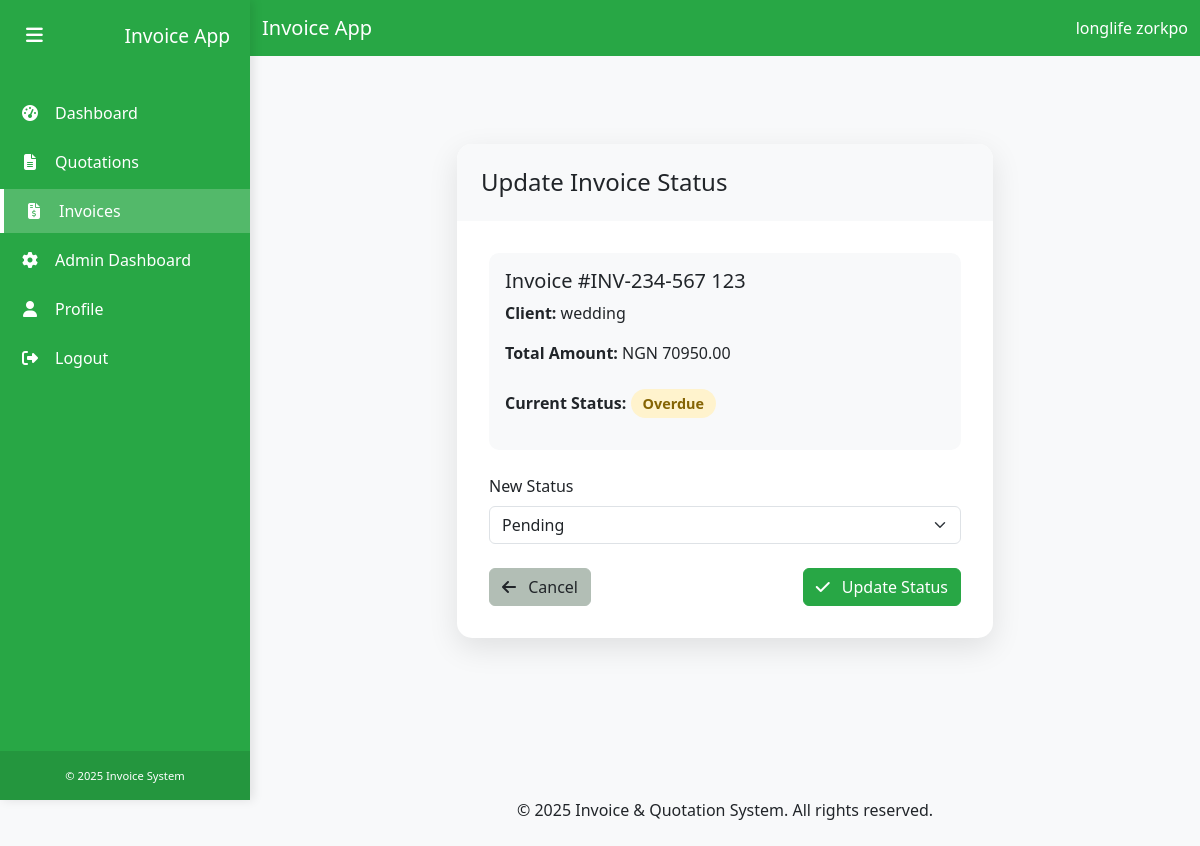
The app's page /invoices/14/update-status/ (signed in) with its own data.
### users/models.py (models this page shows, shortened)
class CustomUser(AbstractUser):
    ROLE_CHOICES = (
        ('Admin', 'Admin'),
        ('User', 'User'),
    )
    email = models.EmailField(_('email address'), unique=True)
    role = models.CharField(max_length=10, choices=ROLE_CHOICES, default='User')
    profile_picture = models.ImageField(upload_to='profile_pics/', null=True, blank=True)
    USERNAME_FIELD = 'email'
    REQUIRED_FIELDS = ['first_name', 'last_name']
    objects = CustomUserManager()

### invoices/models.py (models this page shows, shortened)
class Invoice(models.Model):
    STATUS_CHOICES = (
        ('Pending', 'Pending'),
        ('Paid', 'Paid'),
        ('Overdue', 'Overdue'),
    )
    CURRENCY_CHOICES = [
        ('NGN', 'Nigerian Naira (₦)'),
        ('USD', 'US Dollar ($)'),
        ('EUR', 'Euro (€)'),
        ('GBP', 'British Pound (£)'),
        ('CAD', 'Canadian Dollar (C$)'),
        ('AUD', 'Australian Dollar (A$)'),
    ]
    user = models.ForeignKey(settings.AUTH_USER_MODEL, on_delete=models.CASCADE)
    invoice_number = models.CharField(max_length=100, verbose_name="Invoice Number", null=True, blank=True)
    client_name = models.CharField(max_length=255)
    currency = models.CharField(max_length=3, choices=CURRENCY_CHOICES, default='NGN', verbose_name="Currency")
    items = models.ManyToManyField(Item)
    subtotal = models.DecimalField(max_digits=10, decimal_places=2)
    vat_percentage = models.DecimalField(max_digits=5, decimal_places=2, default=7.5)
    vat_amount = models.DecimalField(max_digits=10, decimal_places=2)
    total = models.DecimalField(max_digits=10, decimal_places=2)
    date_created = models.DateTimeField(default=timezone.now)
    due_date = models.DateField()
    status = models.CharField(max_length=10, choices=STATUS_CHOICES, default='Pending')
    notes = models.TextField(blank=True, null=True)
    def is_overdue(self):
        return self.due_date < timezone.now().date() and self.status != 'Paid'

### invoices/views.py (the view, shortened to what this page needs)
# urls.py: path('<int:pk>/update-status/', views.update_invoice_status, name='update_invoice_status'),
@login_required
def update_invoice_status(request, pk):
    if request.user.is_staff:
        invoice = get_object_or_404(Invoice, pk=pk)
    else:
        invoice = get_object_or_404(Invoice, pk=pk, user=request.user)
    context = {
        'invoice': invoice,
        'status_choices': Invoice.STATUS_CHOICES,
    }
    return render(request, 'invoices/update_status.html', context)

### templates/invoices/update_status.html (shortened to what this page needs)
{% extends 'base.html' %}
{% block content %}
<div class="status-update-container">
    <div class="card status-card">
        <div class="status-header">
            <h4 class="mb-0">Update Invoice Status</h4>
        </div>
        <div class="status-body">
            <div class="invoice-info">
                <h5>Invoice #{{ invoice.invoice_number }}</h5>
                <p><strong>Client:</strong> {{ invoice.client_name }}</p>
                <p><strong>Total Amount:</strong> {{ invoice.currency }} {{ invoice.total }}</p>
                <p>
                    <strong>Current Status:</strong>
                    <span class="current-status status-{{ invoice.status|lower }}">
                        {% if invoice.is_overdue %}
                            Overdue
                        {% else %}
                            {{ invoice.get_status_display }}
                        {% endif %}
                    </span>
                </p>
            </div>
            <form method="post">
                <div class="mb-3">
                    <label for="status" class="form-label">New Status</label>
                    <select name="status" id="status" class="form-select" required>
                        {% for status_code, status_name in status_choices %}
                            <option value="{{ status_code }}" {% if invoice.status == status_code %}selected{% endif %}>
                                {{ status_name }}
                            </option>
                        {% endfor %}
                    </select>
                </div>
                <div class="d-flex justify-content-between mt-4">
                    <a href="{% url 'view_invoice' invoice.id %}" class="btn btn-secondary">
                        <i class="fas fa-arrow-left me-2"></i> Cancel
                    </a>
                    <button type="submit" class="btn btn-primary btn-update">
                        <i class="fas fa-check me-2"></i> Update Status
                    </button>
                </div>
            </form>
        </div>
    </div>
</div>
{% endblock %}

### templates/base.html (shortened to what this page needs)
{% load static %}
<!DOCTYPE html>
<html lang="en">
<head>
    <link href="https://cdn.jsdelivr.net/npm/bootstrap@5.3.0/dist/css/bootstrap.min.css" rel="stylesheet">
    <link rel="stylesheet" href="https://cdnjs.cloudflare.com/ajax/libs/font-awesome/6.4.0/css/all.min.css">
</head>
<body>
    {% if user.is_authenticated %}
    <div class="sidebar" id="sidebar">
        <div class="sidebar-header d-flex align-items-center">
            <button class="sidebar-toggle" id="sidebarToggle">
                <i class="fas fa-bars"></i>
            </button>
            <h3 class="m-0">Invoice App</h3>
        </div>
        <ul class="sidebar-menu">
            <li>
                <a href="{% url 'dashboard' %}">
                    <i class="fas fa-tachometer-alt"></i>
                    <span>Dashboard</span>
                </a>
            </li>
            <li>
                <a href="{% url 'quotation_list' %}">
                    <i class="fas fa-file-alt"></i>
                    <span>Quotations</span>
                </a>
            </li>
            <li>
                <a href="{% url 'invoice_list' %}">
                    <i class="fas fa-file-invoice-dollar"></i>
                    <span>Invoices</span>
                </a>
            </li>
            {% if user.is_staff %}
            <li>
                <a href="{% url 'admin_dashboard' %}">
                    <i class="fas fa-cog"></i>
                    <span>Admin Dashboard</span>
                </a>
            </li>
            {% endif %}
            <li>
                <a href="{% url 'profile' %}">
                    <i class="fas fa-user"></i>
                    <span>Profile</span>
                </a>
            </li>
            <li>
                <a href="{% url 'logout' %}">
                    <i class="fas fa-sign-out-alt"></i>
                    <span>Logout</span>
                </a>
            </li>
        </ul>
        <div class="sidebar-footer">
            <small>&copy; {% now "Y" %} Invoice System</small>
        </div>
    </div>
    <div class="main-content" id="mainContent">
        <div class="top-nav">
            <nav class="navbar navbar-expand-lg navbar-dark">
                <div class="container-fluid">
                    <a class="navbar-brand d-flex align-items-center" href="/">
                        Invoice App
                    </a>
                    <div class="ms-3">
                        <span class="text-white">{{ user.get_full_name|default:user.email }}</span>
                    </div>
                </div>
            </nav>
        </div>
        <div class="container my-4">
    {% else %}
    <div class="container my-4">
    {% endif %}
        {% block content %}{% endblock %}
    </div>
    <footer class="bg-light py-4 mt-5">
        <div class="container text-center">
            <p class="mb-0">&copy; {% now "Y" %} Invoice & Quotation System. All rights reserved.</p>
        </div>
    </footer>
    <link rel="stylesheet" href="{% static 'css/sidebar.css' %}">
</body>
</html>

### static/css/sidebar.css (style rules this page uses)
.sidebar { position: fixed; top: 0; left: 0; height: 100vh; width: 250px; background-color: var(--primary-color); color: white; transition: all 0.3s; z-index: 1000; box-shadow: 3px 0 10px rgba(0, 0, 0, 0.1); overflow-y: auto; }
.sidebar-header { padding: 20px; display: flex; align-items: center; justify-content: space-between; }
.sidebar-header h3 { margin: 0; font-size: 1.2rem; white-space: nowrap; overflow: hidden; }
.sidebar-toggle { cursor: pointer; background: transparent; border: none; color: white; font-size: 1.2rem; }
.sidebar-menu { padding: 0; list-style: none; margin-top: 20px; }
.sidebar-menu li { margin-bottom: 5px; }
.sidebar-menu a { display: flex; align-items: center; padding: 10px 20px; color: white; text-decoration: none; transition: all 0.3s; }
.sidebar-menu a.active { background-color: rgba(255, 255, 255, 0.2); border-left: 4px solid white; }
.sidebar-menu i { margin-right: 15px; width: 20px; text-align: center; }
.sidebar-footer { position: absolute; bottom: 0; width: 100%; padding: 15px; background-color: rgba(0, 0, 0, 0.1); font-size: 0.8rem; text-align: center; }
.main-content { margin-left: 250px; transition: all 0.3s; min-height: 100vh; display: flex; flex-direction: column; }

### templates/base.html (style rules this page uses)
:root { --primary-color: #28a745; --secondary-color: #B2BEB5; }
body { font-family: 'Segoe UI', Tahoma, Geneva, Verdana, sans-serif; background-color: #f8f9fa; }
.btn-primary { background-color: var(--primary-color); border-color: var(--primary-color); }
.btn-secondary { background-color: var(--secondary-color); border-color: var(--secondary-color); color: #212529; }
.navbar { background-color: var(--primary-color); }
.navbar-brand, .navbar-nav .nav-link { color: white; }
.card { border-radius: 10px; box-shadow: 0 4px 6px rgba(0, 0, 0, 0.1); transition: transform 0.3s ease; }

### templates/invoices/update_status.html (style rules this page uses)
.status-update-container { max-width: 600px; margin: 2rem auto; padding: 2rem; }
.status-card { border: none; border-radius: 15px; box-shadow: 0 10px 30px rgba(0, 0, 0, 0.1); }
.status-header { background: #f8f9fa; padding: 1.5rem; border-radius: 15px 15px 0 0; }
.status-body { padding: 2rem; }
.btn-update { background-color: var(--primary-color); border-color: var(--primary-color); }
.invoice-info { background-color: #f8f9fa; border-radius: 10px; padding: 1rem; margin-bottom: 1.5rem; }
.current-status { display: inline-block; padding: 0.25rem 0.75rem; border-radius: 50px; font-weight: bold; font-size: 0.9rem; margin-top: 0.5rem; }
.status-pending { background-color: #fff3cd; color: #856404; }

### records on screen
CustomUser: get_full_name "longlife zorkpo"
Invoice: invoice_number "INV-234-567 123", client_name "wedding", currency "NGN", total "70950.00", status "Pending"
